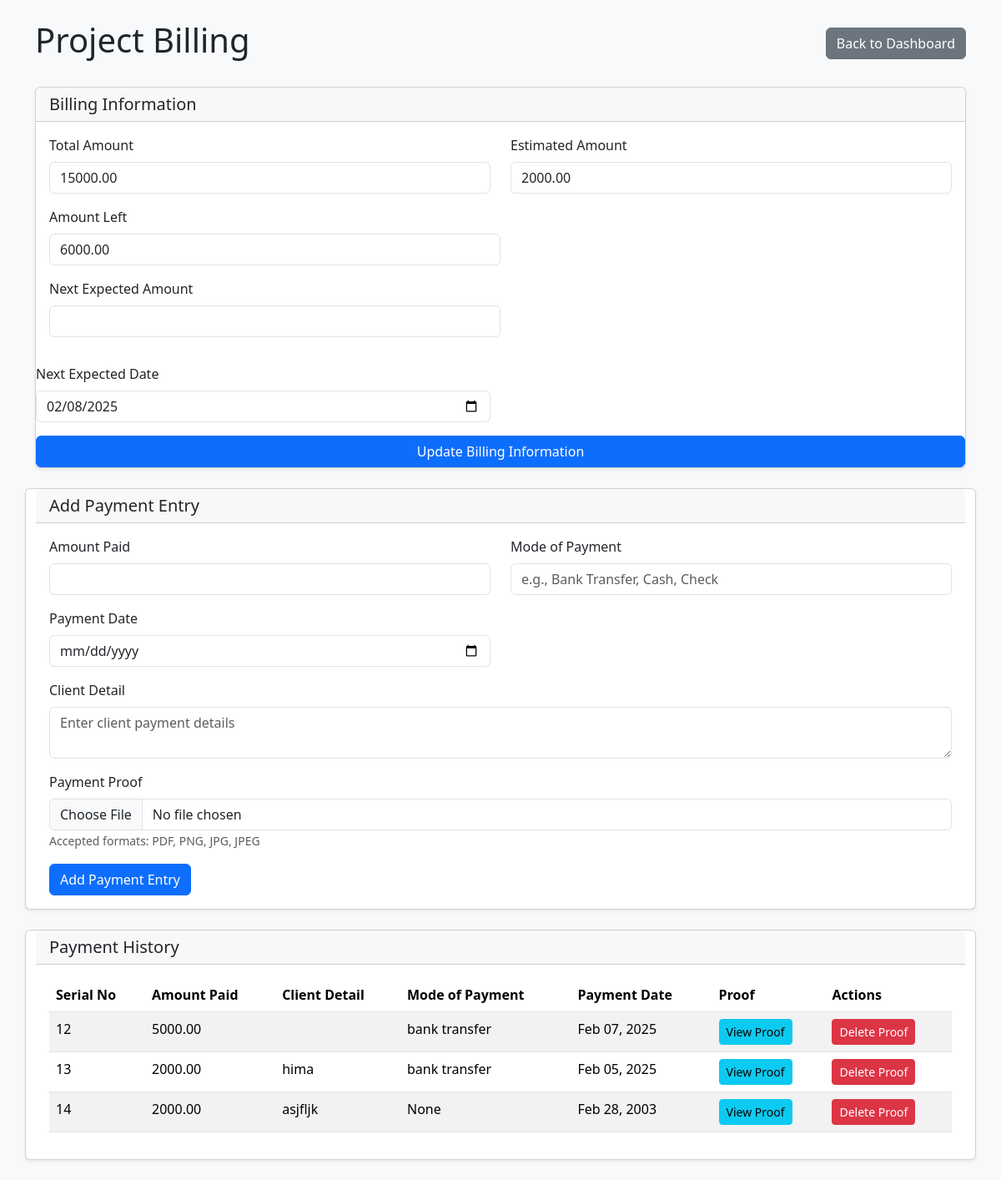
The app's page /billing/45/ (signed in) with its own data.
### login/models.py (models this page shows, shortened)
class Billing(models.Model):
    project = models.OneToOneField(Project, on_delete=models.CASCADE, primary_key=True)
    total_amount = models.DecimalField(max_digits=10, decimal_places=2, null=True, blank=True)
    estimated_amount = models.DecimalField(max_digits=10, decimal_places=2, null=True, blank=True)
    amount_left = models.DecimalField(max_digits=10, decimal_places=2, null=True, blank=True)
    next_expected_amount = models.DecimalField(max_digits=10, decimal_places=2, null=True, blank=True)
    next_expected_date = models.DateField(null=True, blank=True)
    uploaded_at = models.DateTimeField(auto_now_add=True)

class PaymentEntry(models.Model):
    billing = models.ForeignKey(Billing, on_delete=models.CASCADE, related_name='payments')
    serial_no = models.AutoField(primary_key=True)
    amount_paid = models.DecimalField(max_digits=10, decimal_places=2, null=True, blank=True)
    client_detail = models.TextField(null=True, blank=True)
    mode_of_payment = models.CharField(max_length=50, null=True, blank=True)
    payment_proof = models.FileField(
        upload_to='payment_proofs/%Y/%m/%d/',
        validators=[
            FileExtensionValidator(['pdf', 'png', 'jpg', 'jpeg'])
        ],
        blank=True,
        null=True
    )
    payment_date = models.DateField(null=True, blank=True)

### login/views.py (the view, shortened to what this page needs)
# urls.py: path('billing/<str:project_id>/', views.billing_view, name='billing'),
def billing_view(request, project_id):
    if 'userid' not in request.session:
        messages.error(request, 'Please log in to access this page')
        return redirect('new_user_login')
    try:
        user = UserRegistration.objects.get(userid=request.session['userid'])
        if user.group.name == 'Managers':
            project = Project.objects.get(project_id=project_id)
        else:
            project = Project.objects.get(project_id=project_id, user=user)
        billing, created = Billing.objects.get_or_create(project=project)
        billing_form = BillingForm(instance=billing)
        payment_form = PaymentEntryForm()
        payment_entries = PaymentEntry.objects.filter(billing=billing).order_by('-payment_date')
        return render(request, 'billing.html', {
            'billing_form': billing_form,
            'payment_form': payment_form,
            'project': project,
            'payment_entries': payment_entries,
            'billing': billing,
        })
    except (UserRegistration.DoesNotExist, Project.DoesNotExist):
        messages.error(request, 'User or project not found.')
        return redirect('portal')

### login/forms.py
class BillingForm(forms.ModelForm):
    class Meta:
        model = Billing
        fields = ['total_amount', 'estimated_amount', 'next_expected_amount', 'next_expected_date']
        widgets = {
            'total_amount': forms.NumberInput(attrs={
                'class': 'form-control',
                'step': '0.01'
            }),
            'estimated_amount': forms.NumberInput(attrs={
                'class': 'form-control',
                'step': '0.01'
            }),
            'next_expected_amount': forms.NumberInput(attrs={
                'class': 'form-control',
                'step': '0.01'
            }),
            'next_expected_date': forms.DateInput(attrs={
                'class': 'form-control',
                'type': 'date'
            }),
        }

class PaymentEntryForm(forms.ModelForm):
    class Meta:
        model = PaymentEntry
        fields = ['amount_paid', 'client_detail', 'mode_of_payment', 'payment_proof', 'payment_date']
        widgets = {
            'amount_paid': forms.NumberInput(attrs={
                'class': 'form-control',
                'step': '0.01'
            }),
            'client_detail': forms.Textarea(attrs={
                'rows': 2,
                'class': 'form-control',
                'placeholder': 'Enter client payment details'
            }),
            'mode_of_payment': forms.TextInput(attrs={
                'class': 'form-control',
                'placeholder': 'e.g., Bank Transfer, Cash, Check'
            }),
            'payment_proof': forms.FileInput(attrs={
                'class': 'form-control',
                'accept': '.pdf,.png,.jpg,.jpeg'
            }),
            'payment_date': forms.DateInput(attrs={
                'class': 'form-control',
                'type': 'date'
            }),
        }

### login/templates/billing.html (shortened to what this page needs)
<!DOCTYPE html>
<html lang="en">
<head>
    <link href="https://cdnjs.cloudflare.com/ajax/libs/bootstrap/5.3.2/css/bootstrap.min.css" rel="stylesheet">
</head>
<body class="bg-light">
    <div class="container py-4">
        <div class="row">
            <div class="col-12">
                <div class="d-flex justify-content-between align-items-center mb-4">
                    <h1>Project Billing</h1>
                    <a href="{% url 'dashboard' project_id=project.project_id %}" class="btn btn-secondary">Back to Dashboard</a>
                </div>
                <div class="card shadow-sm mb-4">
                    <div class="card-header">
                        <h5 class="card-title mb-0">Billing Information</h5>
                    </div>
                    <div class="card-body">
                        <form method="post">
                            <div class="row">
                                <div class="col-md-6 mb-3">
                                    <label for="{{ billing_form.total_amount.id_for_label }}" class="form-label">Total Amount</label>
                                    {{ billing_form.total_amount }}
                                </div>
                                <div class="col-md-6 mb-3">
                                    <label for="{{ billing_form.estimated_amount.id_for_label }}" class="form-label">Estimated Amount</label>
                                    {{ billing_form.estimated_amount }}
                                </div>
                            </div>
                            <div class="col-md-6 mb-3">
                                <label class="form-label">Amount Left</label>
                                <input type="text" class="form-control" value="{{ billing.amount_left|default:0 }}" readonly>
                            </div>
                                <div class="col-md-6 mb-3">
                                    <label for="{{ billing_form.next_expected_amount.id_for_label }}" class="form-label">Next Expected Amount</label>
                                    {{ billing_form.next_expected_amount }}
                                </div>
                            </div>
                            <div class="row">
                                <div class="col-md-6 mb-3">
                                    <label for="{{ billing_form.next_expected_date.id_for_label }}" class="form-label">Next Expected Date</label>
                                    {{ billing_form.next_expected_date }}
                                </div>
                            </div>
                            <button type="submit" class="btn btn-primary">Update Billing Information</button>
                    </div>
                </div>
                <div class="card shadow-sm mb-4">
                    <div class="card-header">
                        <h5 class="card-title mb-0">Add Payment Entry</h5>
                    </div>
                    <div class="card-body">
                        <form method="post" enctype="multipart/form-data">
                            <div class="row">
                                <div class="col-md-6 mb-3">
                                    <label for="{{ payment_form.amount_paid.id_for_label }}" class="form-label">Amount Paid</label>
                                    {{ payment_form.amount_paid }}
                                </div>
                                <div class="col-md-6 mb-3">
                                    <label for="{{ payment_form.mode_of_payment.id_for_label }}" class="form-label">Mode of Payment</label>
                                    {{ payment_form.mode_of_payment }}
                                </div>
                            </div>
                            <div class="row">
                                <div class="col-md-6 mb-3">
                                    <label for="{{ payment_form.payment_date.id_for_label }}" class="form-label">Payment Date</label>
                                    {{ payment_form.payment_date }}
                                </div>
                            </div>
                            <div class="mb-3">
                                <label for="{{ payment_form.client_detail.id_for_label }}" class="form-label">Client Detail</label>
                                {{ payment_form.client_detail }}
                            </div>
                            <div class="mb-3">
                                <label for="{{ payment_form.payment_proof.id_for_label }}" class="form-label">Payment Proof</label>
                                {{ payment_form.payment_proof }}
                                <small class="text-muted">Accepted formats: PDF, PNG, JPG, JPEG</small>
                            </div>
                            <button type="submit" class="btn btn-primary">Add Payment Entry</button>
                        </form>
                    </div>
                </div>
                <div class="card shadow-sm">
                    <div class="card-header">
                        <h5 class="card-title mb-0">Payment History</h5>
                    </div>
                    <div class="card-body">
                        <div class="table-responsive">
                            <table class="table table-striped">
                                <thead>
                                    <tr>
                                        <th>Serial No</th>
                                        <th>Amount Paid</th>
                                        <th>Client Detail</th>
                                        <th>Mode of Payment</th>
                                        <th>Payment Date</th>
                                        <th>Proof</th>
                                        <th>Actions</th>
                                    </tr>
                                </thead>
                                <tbody>
                                    {% for entry in payment_entries %}
                                    <tr>
                                        <td>{{ entry.serial_no }}</td>
                                        <td>{{ entry.amount_paid }}</td>
                                        <td>{{ entry.client_detail }}</td>
                                        <td>{{ entry.mode_of_payment }}</td>
                                        <td>{{ entry.payment_date|date:"M d, Y" }}</td>
                                        <td>
                                            {% if entry.payment_proof %}
                                                <a href="{{ entry.payment_proof.url }}" target="_blank" class="btn btn-sm btn-info">View Proof</a>
                                            {% else %}
                                                <span class="text-muted">No proof attached</span>
                                            {% endif %}
                                        </td>
                                        <td>
                                            {% if entry.payment_proof %}
                                                <form method="post" class="d-inline">
                                                    <button type="submit" class="btn btn-danger btn-sm"
                                                            onclick="return confirm('Are you sure you want to delete this payment proof?')">
                                                        Delete Proof
                                                    </button>
                                                </form>
                                            {% endif %}
                                        </td>
                                    </tr>
                                    {% empty %}
                                    <tr>
                                        <td colspan="7" class="text-center">No payment entries yet</td>
                                    </tr>
                                    {% endfor %}
                                </tbody>
                            </table>
                        </div>
                    </div>
                </div>
            </div>
        </div>
</body>
</html>

### records on screen
Billing: total_amount "15000.00", estimated_amount "2000.00", amount_left "6000.00", next_expected_date "02/08/2025"
PaymentEntry: serial_no "12", amount_paid "5000.00", mode_of_payment "bank transfer", payment_date "Feb 07, 2025"
PaymentEntry: serial_no "13", amount_paid "2000.00", client_detail "hima", mode_of_payment "bank transfer", payment_date "Feb 05, 2025"
PaymentEntry: serial_no "14", amount_paid "2000.00", client_detail "asjfljk", mode_of_payment "None", payment_date "Feb 28, 2003"
